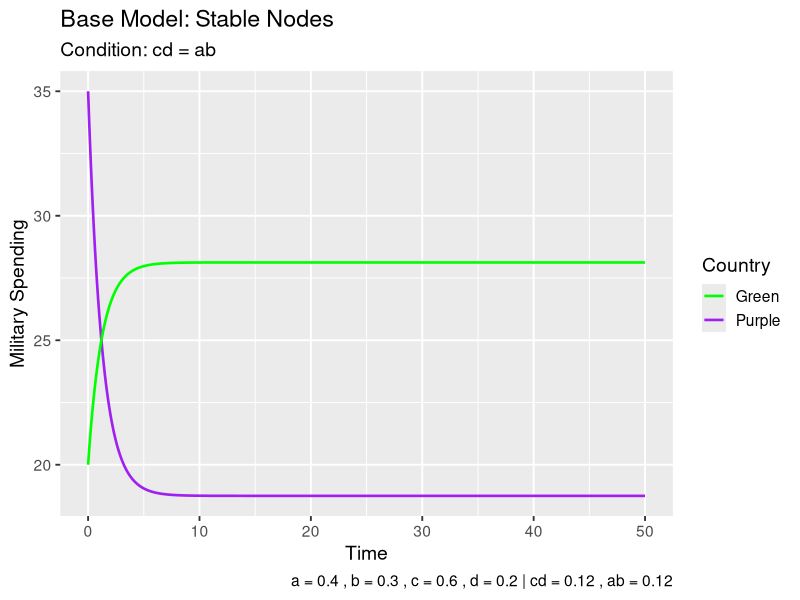
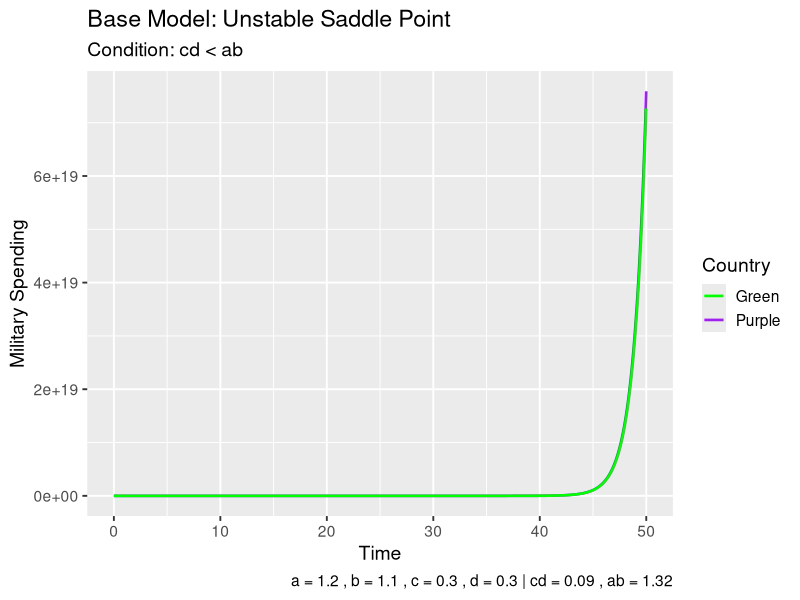
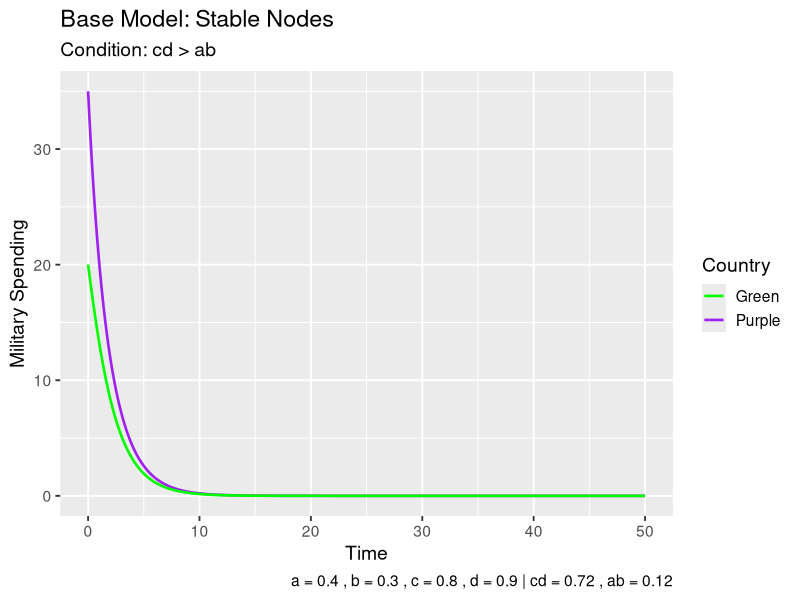

Recreate these plots in R, in order.
#load libraries
library(expm)
library(ggplot2)

#t-values
t_vals <- seq(0, 50, by = 0.1)

#inital conditions
p0 <- 35
g0 <- 20
x0 <- c(p0, g0)

#Model solution
arms_model_exact <- function(t_vals, x0, a, b, c, d) {
  A <- matrix(c(-c, a,
                b, -d), nrow = 2, byrow = TRUE)
    arms <- matrix(NA, nrow = 2, ncol = length(t_vals))
  
  for (i in 1:length(t_vals)) {
    t <- t_vals[i]
    arms[, i] <- expm(A * t) %*% x0
  }
  
  return(arms)
}

colours <- c("Purple" = "purple", "Green" = "green")


#Model 1 - Case 1(d): Line of Stable Nodes
a1 <- 0.4
b1 <- 0.3
c1 <- 0.6
d1 <- 0.2

model1 <- arms_model_exact(t_vals, x0, a1, b1, c1, d1)

soln1 <- data.frame(
  time = t_vals,
  purple = model1[1,],
  green = model1[2,]
)

ggplot(soln1) +
  geom_line(aes(x = time, y = purple, colour = "Purple"), linewidth = 0.9) +
  geom_line(aes(x = time, y = green, colour = "Green"), linewidth = 0.9) +
  labs(
    title = "Base Model: Stable Nodes",
    subtitle = "Condition: cd = ab",
    x = "Time",
    y = "Military Spending",
    colour = "Country",
    caption = paste("a =", a1, ", b =", b1, ", c =", c1, ", d =", d1,
                    "| cd =", round(c1*d1,2), ", ab =", round(a1*b1,2))
  ) +
  scale_colour_manual(values = colours) +
  theme_gray(base_size = 14)

#Model 2 - Case 1(c): Unstable Saddle Point
a2 <- 1.2
b2 <- 1.1
c2 <- 0.3
d2 <- 0.3

model2 <- arms_model_exact(t_vals, x0, a2, b2, c2, d2)

soln2 <- data.frame(
  time = t_vals,
  purple = model2[1,],
  green = model2[2,]
)

ggplot(soln2) +
  geom_line(aes(x = time, y = purple, colour = "Purple"), linewidth = 0.9) +
  geom_line(aes(x = time, y = green, colour = "Green"), linewidth = 0.9) +
  labs(
    title = "Base Model: Unstable Saddle Point",
    subtitle = "Condition: cd < ab",
    x = "Time",
    y = "Military Spending",
    colour = "Country",
    caption = paste("a =", a2, ", b =", b2, ", c =", c2, ", d =", d2,
                    "| cd =", round(c2*d2,2), ", ab =", round(a2*b2,2))
  ) +
  scale_colour_manual(values = colours) +
  theme_gray(base_size = 14)


#Model 3: Case 1(e): Stable Nodes
a3 <- 0.4
b3 <- 0.3
c3 <- 0.8
d3 <- 0.9

model3 <- arms_model_exact(t_vals, x0, a3, b3, c3, d3)

soln3 <- data.frame(
  time = t_vals,
  purple = model3[1,],
  green = model3[2,]
)

ggplot(soln3) +
  geom_line(aes(x = time, y = purple, colour = "Purple"), linewidth = 0.9) +
  geom_line(aes(x = time, y = green, colour = "Green"), linewidth = 0.9) +
  labs(
    title = "Base Model: Stable Nodes",
    subtitle = "Condition: cd > ab",
    x = "Time",
    y = "Military Spending",
    colour = "Country",
    caption = paste("a =", a3, ", b =", b3, ", c =", c3, ", d =", d3,
                    "| cd =", round(c3*d3,2), ", ab =", round(a3*b3,2))
  ) +
  scale_colour_manual(values = colours) +
  theme_gray(base_size = 14)
